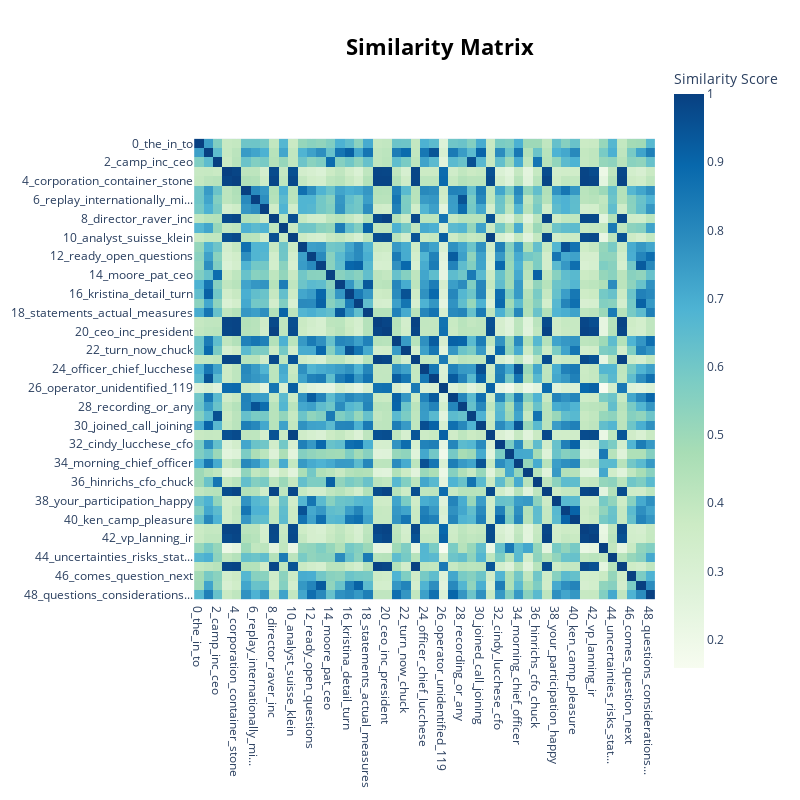

Notebook code cell kept with this figure:
### Code cell
topic_model.visualize_heatmap().show()

### Figure 1 — Plotly figure (JSON) as saved in the notebook; plotly's stock layout.template omitted (floating-point values rounded to 4 significant figures; data arrays with more than 128 entries replaced by an {"elided": "..."} marker saying what was removed)
{"data": [{"coloraxis": "coloraxis", "hovertemplate": "x: %{x}<br>y: %{y}<br>Similarity Score: %{z}<extra></extra>", "name": "0", "type": "heatmap", "x": ["0_the_in_to", "1_then_will_ll", "2_camp_inc_ceo", "3_corporation_smurfit_stone", "4_corporation_container_stone", "5_conference_ladies_gentlemen", "6_replay_internationally_mi...", "7_recording_any_consent", "8_director_raver_inc", "9_statements_securities_loo...", "10_analyst_suisse_klein", "11_relations_investor_go", "12_ready_open_questions", "13_concluding_ken_his", "14_moore_pat_ceo", "15_measures_gaap_non", "16_kristina_detail_turn", "17_turn_joe_call", "18_statements_actual_measures", "19_moore_pat_ceo", "20_ceo_inc_president", "21_me_if_please", "22_turn_now_chuck", "23_corporation_moore_chairman", "24_officer_chief_lucchese", "25_ken_call_prepared", "26_operator_unidentified_119", "27_ready_open_joined", "28_recording_or_any", "29_cfo_lucchese_inc", "30_joined_call_joining", "31_warburg_ubs_analyst", "32_cindy_lucchese_cfo", "33_morning_good_thank", "34_morning_chief_officer", "35_thank_great_much", "36_hinrichs_cfo_chuck", "37_svp_cfo_inc", "38_your_participation_happy", "39_raver_mr_pleasure", "40_ken_camp_pleasure", "41_ir_gordon_chris", "42_vp_lanning_ir", "43_thank_chuck_thanks", "44_uncertainties_risks_stat...", "45_chairman_corporation_moore", "46_comes_question_next", "47_concluding_his_back", "48_questions_considerations..."], "xaxis": "x", "y": ["0_the_in_to", "1_then_will_ll", "2_camp_inc_ceo", "3_corporation_smurfit_stone", "4_corporation_container_stone", "5_conference_ladies_gentlemen", "6_replay_internationally_mi...", "7_recording_any_consent", "8_director_raver_inc", "9_statements_securities_loo...", "10_analyst_suisse_klein", "11_relations_investor_go", "12_ready_open_questions", "13_concluding_ken_his", "14_moore_pat_ceo", "15_measures_gaap_non", "16_kristina_detail_turn", "17_turn_joe_call", "18_statements_actual_measures", "19_moore_pat_ceo", "20_ceo_inc_president", "21_me_if_please", "22_turn_now_chuck", "23_corporation_moore_chairman", "24_officer_chief_lucchese", "25_ken_call_prepared", "26_operator_unidentified_119", "27_ready_open_joined", "28_recording_or_any", "29_cfo_lucchese_inc", "30_joined_call_joining", "31_warburg_ubs_analyst", "32_cindy_lucchese_cfo", "33_morning_good_thank", "34_morning_chief_officer", "35_thank_great_much", "36_hinrichs_cfo_chuck", "37_svp_cfo_inc", "38_your_participation_happy", "39_raver_mr_pleasure", "40_ken_camp_pleasure", "41_ir_gordon_chris", "42_vp_lanning_ir", "43_thank_chuck_thanks", "44_uncertainties_risks_stat...", "45_chairman_corporation_moore", "46_comes_question_next", "47_concluding_his_back", "48_questions_considerations..."], "yaxis": "y", "z": {"elided": "49x49 float values"}}], "layout": {"coloraxis": {"colorbar": {"title": {"text": "Similarity Score"}}, "colorscale": [[0, "rgb(247,252,240)"], [0.125, "rgb(224,243,219)"], [0.25, "rgb(204,235,197)"], [0.375, "rgb(168,221,181)"], [0.5, "rgb(123,204,196)"], [0.625, "rgb(78,179,211)"], [0.75, "rgb(43,140,190)"], [0.875, "rgb(8,104,172)"], [1, "rgb(8,64,129)"]]}, "height": 800, "hoverlabel": {"bgcolor": "white", "font": {"family": "Rockwell", "size": 16}}, "legend": {"title": {"text": "Trend"}}, "margin": {"t": 60}, "showlegend": true, "title": {"font": {"color": "Black", "size": 22}, "text": "<b>Similarity Matrix</b>", "x": 0.55, "xanchor": "center", "y": 0.95, "yanchor": "top"}, "width": 800, "xaxis": {"anchor": "y", "constrain": "domain", "domain": [0, 1], "scaleanchor": "y"}, "yaxis": {"anchor": "x", "autorange": "reversed", "constrain": "domain", "domain": [0, 1]}}}
